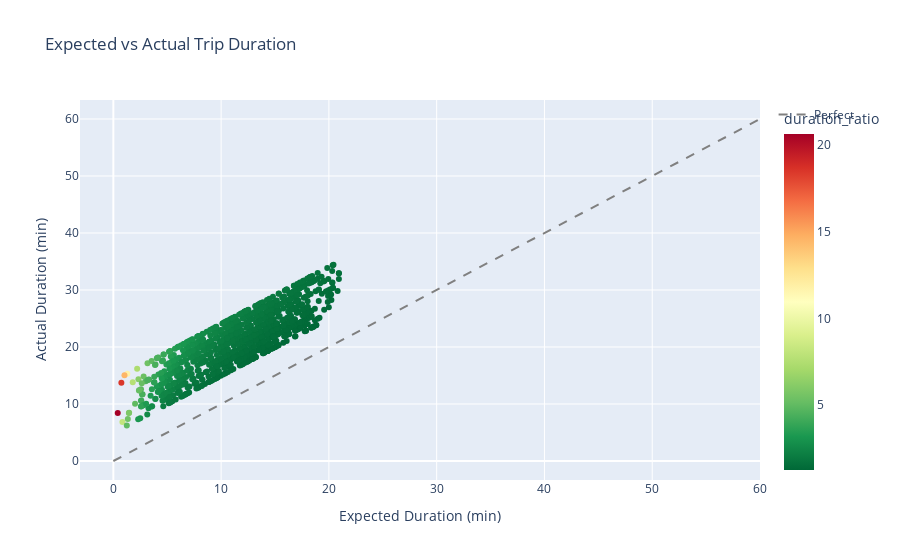

Here is the notebook cell this chart was saved with:
### Code cell
# Expected vs Actual trip duration
# Expected: distance / 25 mph (urban average) * 60 minutes
completed['expected_duration'] = (completed['distance_miles'] / 25) * 60
completed['duration_deviation'] = completed['trip_duration_minutes'] - completed['expected_duration']
completed['duration_ratio'] = completed['trip_duration_minutes'] / completed['expected_duration'].replace(0, 1)

print("Duration Ratio Statistics:")
print(completed['duration_ratio'].describe())

# Visualize
fig = px.scatter(
    completed.sample(min(1000, len(completed))),
    x='expected_duration',
    y='trip_duration_minutes',
    color='duration_ratio',
    title='Expected vs Actual Trip Duration',
    labels={
        'expected_duration': 'Expected Duration (min)',
        'trip_duration_minutes': 'Actual Duration (min)'
    },
    color_continuous_scale='RdYlGn_r'
)
fig.add_trace(go.Scatter(x=[0, 60], y=[0, 60], mode='lines', name='Perfect', line=dict(dash='dash', color='gray')))
fig.show()

### Figure 1 — Plotly figure (JSON) as saved in the notebook; plotly's stock layout.template omitted (floating-point values rounded to 4 significant figures; data arrays with more than 128 entries replaced by an {"elided": "..."} marker saying what was removed)
{"data": [{"hovertemplate": "Expected Duration (min)=%{x}<br>Actual Duration (min)=%{y}<br>duration_ratio=%{marker.color}<extra></extra>", "legendgroup": "", "marker": {"color": {"elided": "1000 float values"}, "coloraxis": "coloraxis", "symbol": "circle"}, "mode": "markers", "name": "", "orientation": "v", "showlegend": false, "type": "scatter", "x": {"elided": "1000 float values"}, "xaxis": "x", "y": {"elided": "1000 float values"}, "yaxis": "y"}, {"line": {"color": "gray", "dash": "dash"}, "mode": "lines", "name": "Perfect", "type": "scatter", "x": [0, 60], "y": [0, 60]}], "layout": {"coloraxis": {"colorbar": {"title": {"text": "duration_ratio"}}, "colorscale": [[0, "rgb(0,104,55)"], [0.1, "rgb(26,152,80)"], [0.2, "rgb(102,189,99)"], [0.3, "rgb(166,217,106)"], [0.4, "rgb(217,239,139)"], [0.5, "rgb(255,255,191)"], [0.6, "rgb(254,224,139)"], [0.7, "rgb(253,174,97)"], [0.8, "rgb(244,109,67)"], [0.9, "rgb(215,48,39)"], [1, "rgb(165,0,38)"]]}, "legend": {"tracegroupgap": 0}, "title": {"text": "Expected vs Actual Trip Duration"}, "xaxis": {"anchor": "y", "domain": [0, 1], "title": {"text": "Expected Duration (min)"}}, "yaxis": {"anchor": "x", "domain": [0, 1], "title": {"text": "Actual Duration (min)"}}}}
